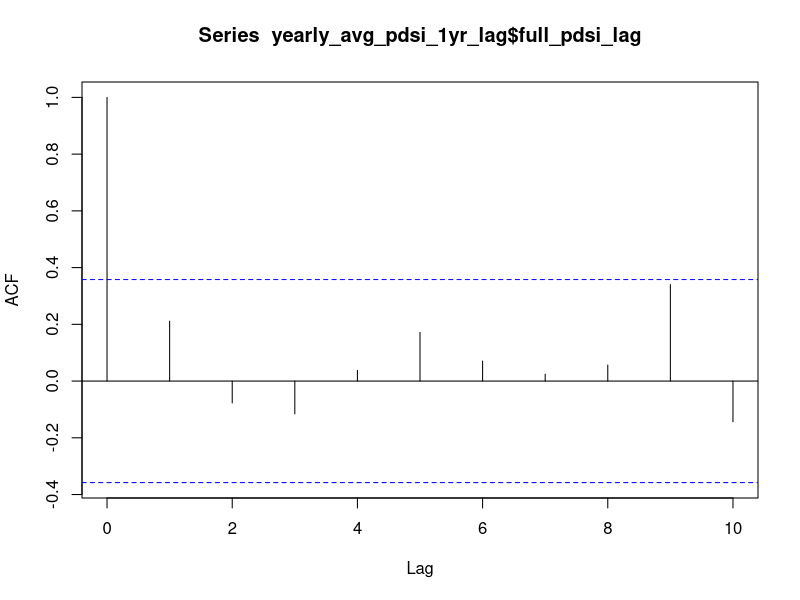
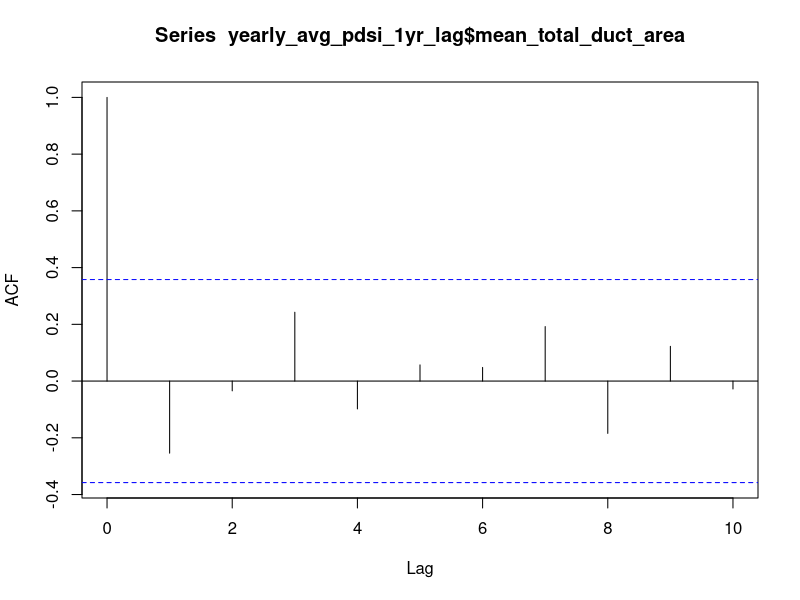
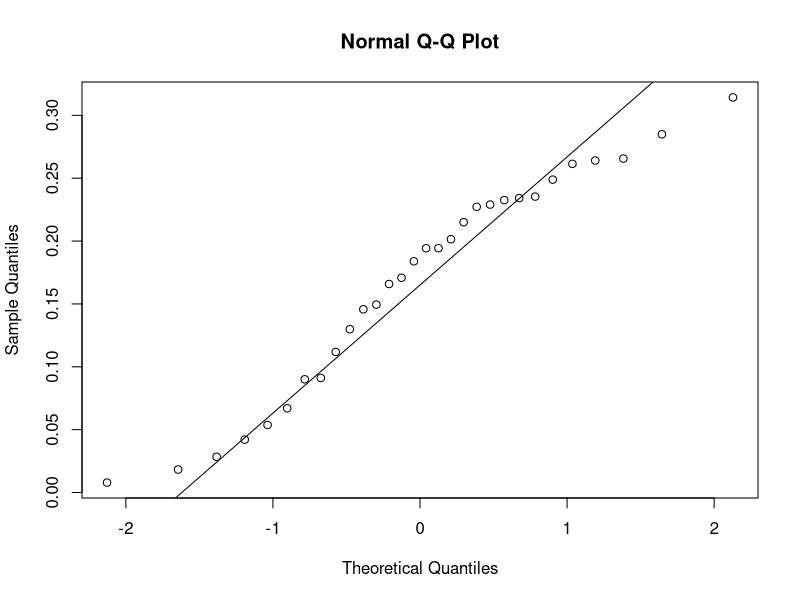
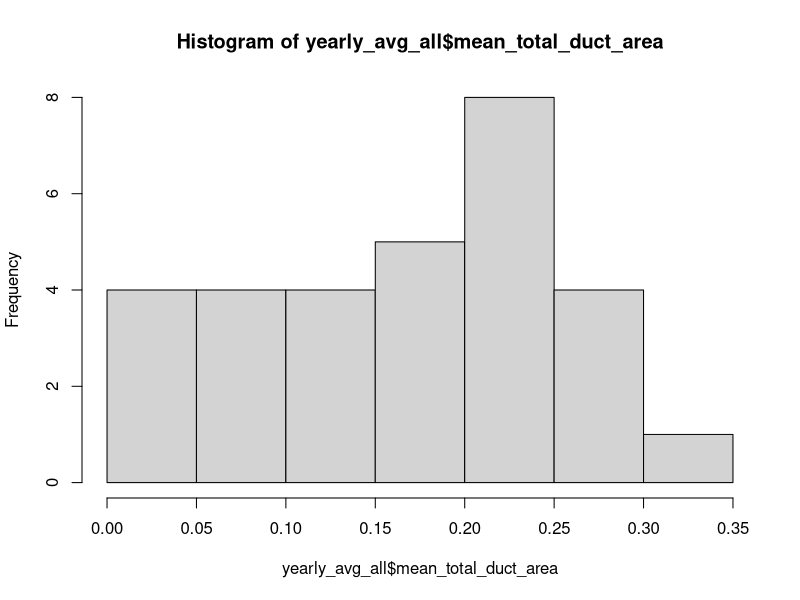
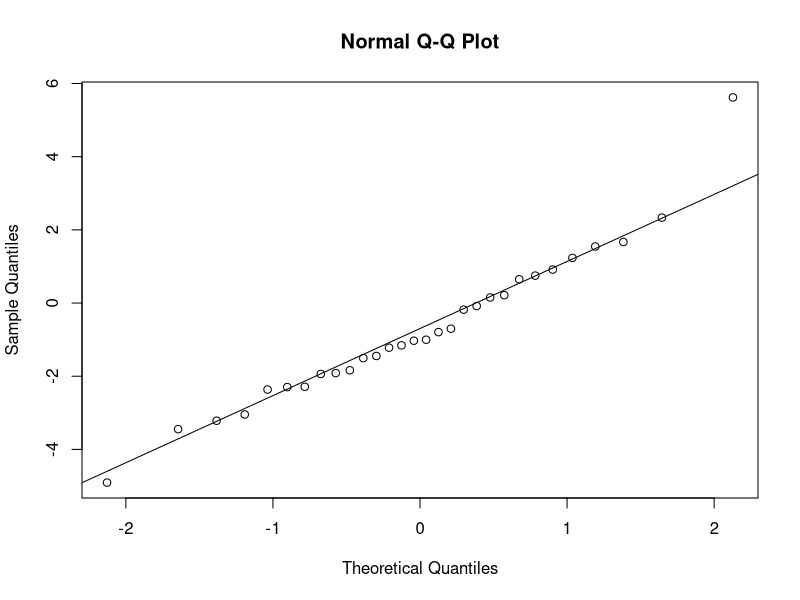
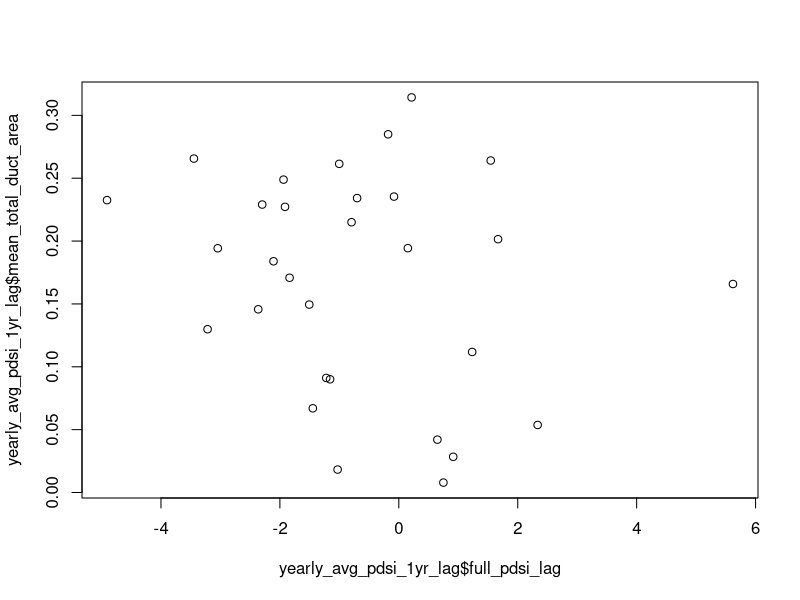
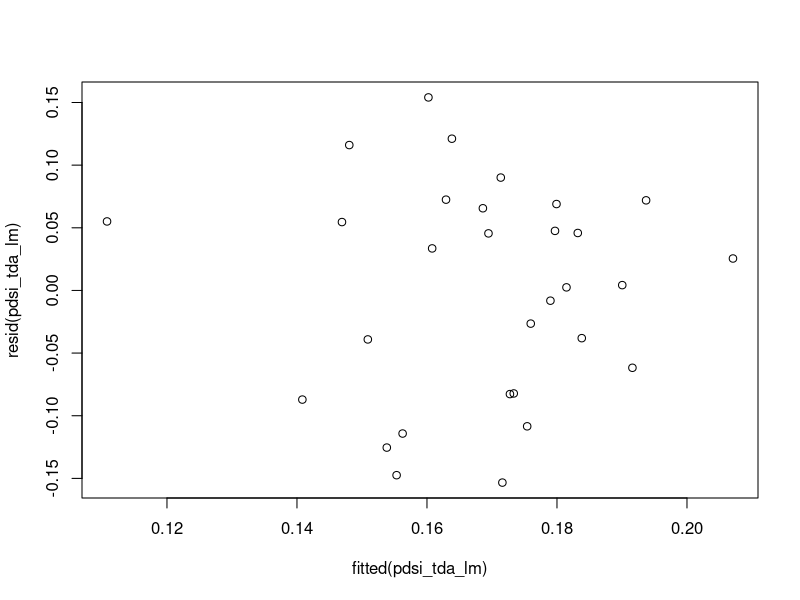
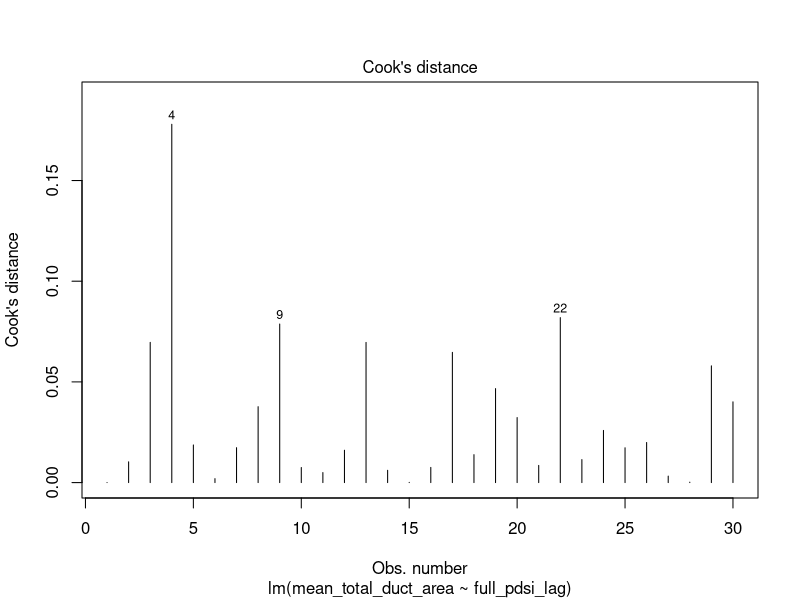

The R source for these figures, in order: (Note: this script raises an error after producing the figures.)
# Load packages -----------------------------------------------------------

library(tidyverse)
library(car)

# Load data ---------------------------------------------------------------

pdsi <- read.csv('socorro_co_pdsi_1989to2025.csv')
duct_metrics <- read.csv('complete_data_12.1.25.csv')
duct_metrics_1990to2019 <- duct_metrics %>% #these are trees just exposed to ambient conditions
  filter(year < 2020) %>% 
  filter(group != 'legacy')

#Average across all trees

yearly_avg_all <- duct_metrics_1990to2019 %>% 
  group_by(year) %>% 
  summarise(
    mean_total_duct_area = mean(total_duct_area_mm2, na.rm = TRUE),
    pdsi_full = mean(pdsi_full_season)
  )

#New column for previous year's PDSI

yearly_avg_pdsi_1yr_lag <- yearly_avg_all %>% 
  mutate(full_pdsi_lag = lag(pdsi_full, n = 1)) 

# Add 1989 pdsi -----------------------------------------------------------

yearly_avg_pdsi_1yr_lag[1, 4] <- -2.107

# Look at data ------------------------------------------------------------

#Look at autocorrelation 
acf(yearly_avg_pdsi_1yr_lag$full_pdsi_lag, lag.max = 10) #mildly autocorrelated but not exceeding bands
acf(yearly_avg_pdsi_1yr_lag$mean_total_duct_area, lag.max = 10) #not autocorrelated

#Check normality
qqnorm(yearly_avg_all$mean_total_duct_area); qqline(yearly_avg_all$mean_total_duct_area) #fairly normal, some deviation at tail
hist(yearly_avg_all$mean_total_duct_area) #left skew but not super far from normal
qqnorm(yearly_avg_all$pdsi_full); qqline(yearly_avg_all$pdsi_full) #fairly normal, some deviation at tail

#Scatterplot
plot(yearly_avg_pdsi_1yr_lag$full_pdsi_lag, yearly_avg_pdsi_1yr_lag$mean_total_duct_area)
#no apparent relationship

#Total duct area and last year PDSI linear model ------------------------------------------

pdsi_tda_lm <- lm(mean_total_duct_area ~ full_pdsi_lag, data = yearly_avg_pdsi_1yr_lag)

summary(pdsi_tda_lm) #no evidence

# Check assumptions -------------------------------------------------------

plot(fitted(pdsi_tda_lm), resid(pdsi_tda_lm)) #no clear pattern
plot(pdsi_tda_lm, which = 4) #4
plot(pdsi_tda_lm, which = 5)
qqPlot(pdsi_tda_lm) #residuals fairly normal
hist(resid(pdsi_tda_lm)) #not too bad
acf(resid(pdsi_tda_lm), lag.max = 10) #no significant autocorrelation 

model_no4 <- lm(mean_total_duct_area ~ full_pdsi_lag, data = yearly_avg_pdsi_1yr_lag[-4, ])
coef(pdsi_tda_lm)
coef(model_no4) #didn't change coef much, less than 1 std error

# Plot --------------------------------------------------------------------

#Full PDSI
ggplot(yearly_avg_pdsi_1yr_lag, aes(full_pdsi_lag, mean_total_duct_area)) +
  geom_point(alpha = 0.8) +
  theme_bw(base_size = 15) +
  labs(x = 'Mean PDSI (March-Oct of Last Year)',
       y = 'Mean Total Duct Area (mm²)') +
  scale_x_continuous(n.breaks = 10) +
  scale_y_continuous(n.breaks = 8) +
  theme(panel.grid.minor = element_blank()) 

ggsave('Output/pdsi_figures/full_pdsi_lag_tda.png', width = 7, height = 6, bg = 'white', dpi = 400)

# Important values --------------------------------------------------------

confint(pdsi_tda_lm) #contains zero since no evidence to reject null

#There is not a statistically significant relationship between last year's full season PDSI and mean total duct area.
